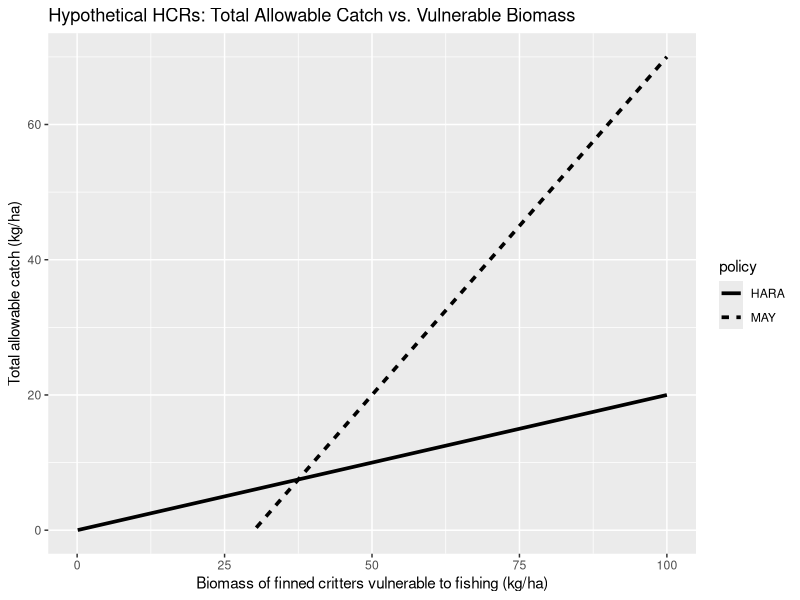
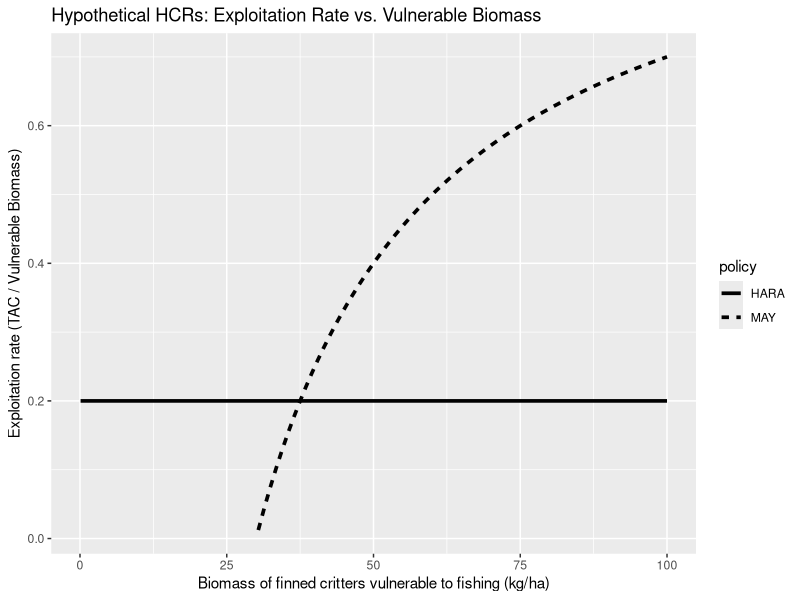
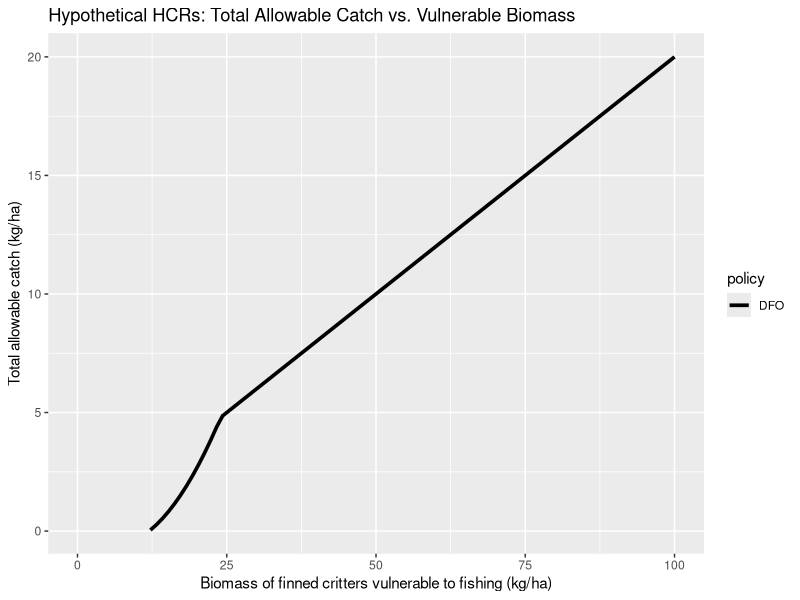
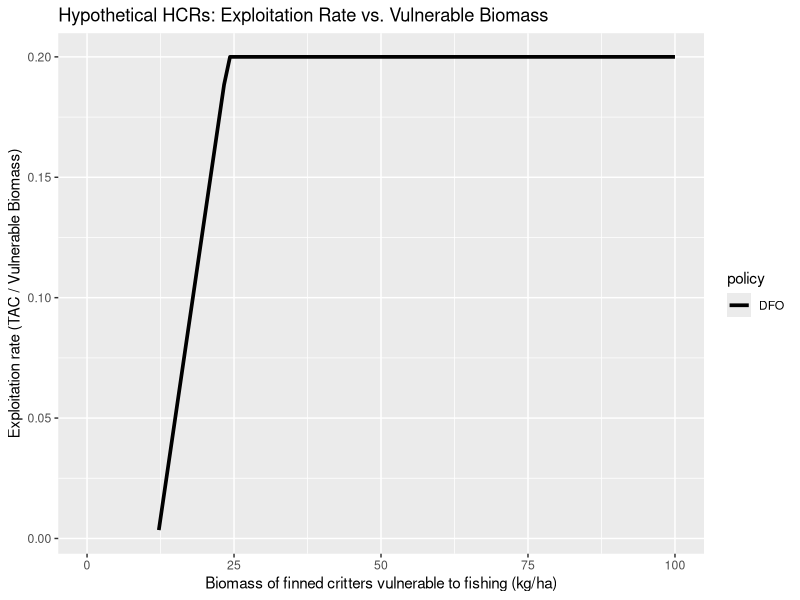
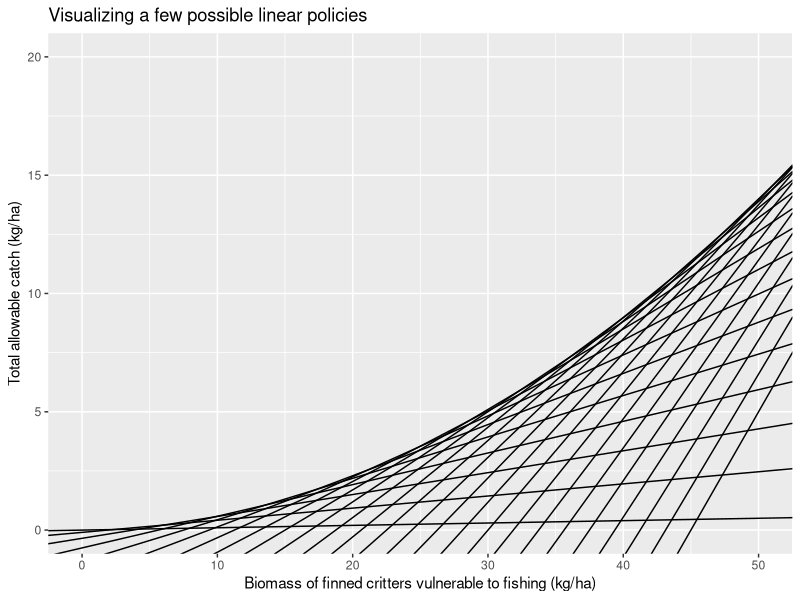
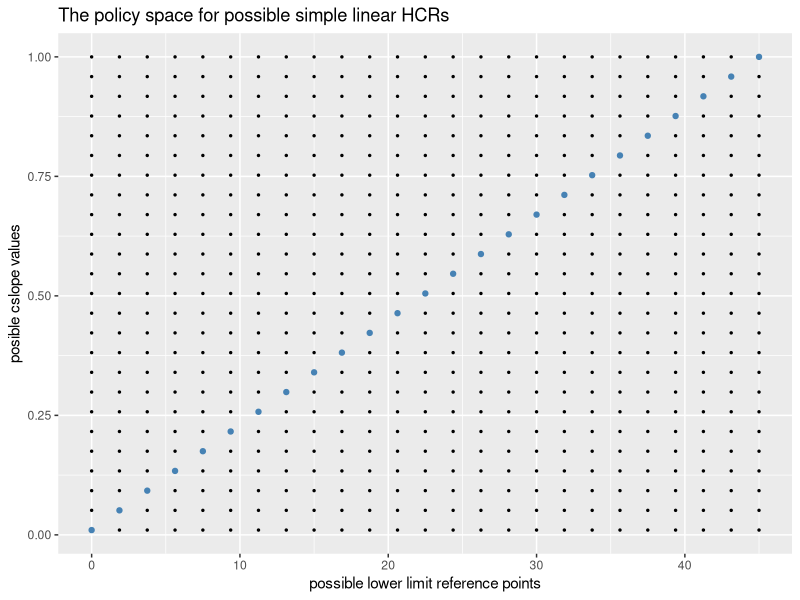
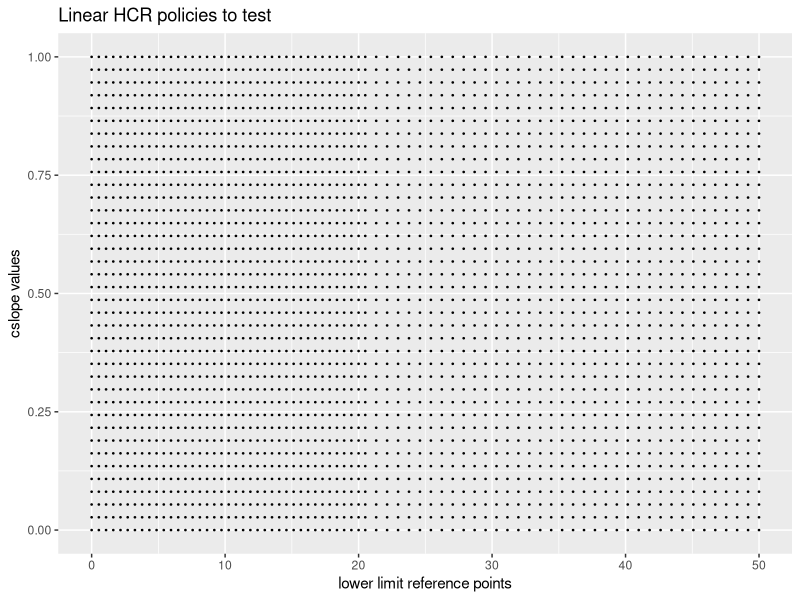
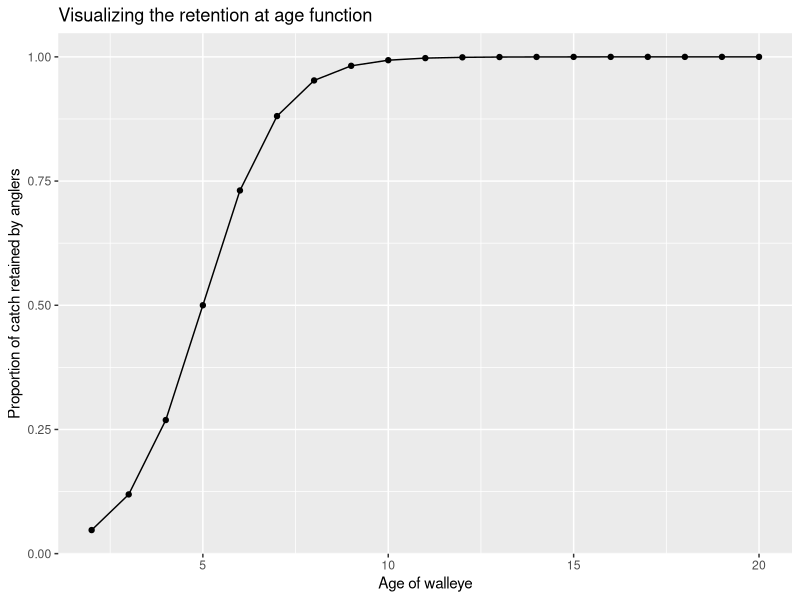

The R script that drew these images, in order:
## ---- chunk 1
# packages
library(tidyverse)
## ---- chunk 2
vB <- seq(from=0.1, to =100, length.out = 100) # biomass vulnerable to fishing
b_lrp <- c(0, 30) # lower limit reference point
c_slopes <- c(0.2, 1) # slope of harvest control rule

TAC_HARA <-  c_slopes[1] * (vB - b_lrp[1]) # total allowable catch HARA 
U_HARA <- TAC_HARA / vB # exploitation rate HARA

TAC_MAY <-  c_slopes[2] * (vB - b_lrp[2])
TAC_MAY[which(TAC_MAY < 0 )] <- NA # Set negative values to NA (don't harvest below blrp)
U_MAY <- TAC_MAY / vB 

# make a big data frame
data_HARA <- data.frame(vB, TAC = TAC_HARA,  U = U_HARA, policy = "HARA")
data_MAY <- data.frame(vB, TAC = TAC_MAY,  U = U_MAY, policy = "MAY")
data <- rbind(data_HARA, data_MAY)

data %>%
  ggplot(aes(x=vB, y = TAC, group = policy))+
  geom_line(aes(linetype = policy), lwd = 1.25) +
  ylab("Total allowable catch (kg/ha)") + 
  xlab("Biomass of finned critters vulnerable to fishing (kg/ha)") + 
  ggtitle("Hypothetical HCRs: Total Allowable Catch vs. Vulnerable Biomass")

## ---- chunk 3

data %>%
  ggplot(aes(x=vB, y = U, group = policy))+
  geom_line(aes(linetype = policy), lwd = 1.25) +
  ylab("Exploitation rate (TAC / Vulnerable Biomass)") + 
  xlab("Biomass of finned critters vulnerable to fishing (kg/ha)") + 
  ggtitle("Hypothetical HCRs: Exploitation Rate vs. Vulnerable Biomass")
## ---- chunk 4

U_MSY <- 0.2 
B_MSY <- 30
b_lrp <- 0.4*B_MSY
u_lrp <- 0.8*B_MSY

U_DFO <- U_MSY * (vB - b_lrp) / (u_lrp - b_lrp)
U_DFO[which(U_DFO < 0 )] <- NA # Set negative values to NA 
U_DFO[which(U_DFO > U_MSY)] <- U_MSY # Set negative values to NA 

# calculate the TAC as U*vB
data_DFO <- data.frame(vB, TAC = U_DFO*vB,  U = U_DFO, policy = "DFO")
data <- rbind(data, data_DFO)
## ---- chunk 5
data %>%
  filter(policy == "DFO") %>%
  ggplot(aes(x=vB, y = TAC, group = policy))+
  geom_line(aes(linetype = policy), lwd = 1.25) +
  ylab("Total allowable catch (kg/ha)") + 
  xlab("Biomass of finned critters vulnerable to fishing (kg/ha)") + 
  ggtitle("Hypothetical HCRs: Total Allowable Catch vs. Vulnerable Biomass")

## ---- chunk 6

data %>%
  filter(policy == "DFO") %>%
  ggplot(aes(x=vB, y = U, group = policy))+
  geom_line(aes(linetype = policy), lwd = 1.25) +
  ylab("Exploitation rate (TAC / Vulnerable Biomass)") + 
  xlab("Biomass of finned critters vulnerable to fishing (kg/ha)") + 
  ggtitle("Hypothetical HCRs: Exploitation Rate vs. Vulnerable Biomass")

## ---- chunk 7
b_lrp <- seq(from = 0, to = 45, length.out = 25) # lower limit reference point
c_slopes <- seq(from=0.01, to = 1.0, length.out = length(b_lrp)) # slope of hcr

# solve c_slopes*(vb-b_lrp) for vb = 0 
yints <- -b_lrp*c_slopes

my_lines <- data.frame(yints, b_lrp, c_slopes)
my_lines$policy <- as.factor(1:nrow(my_lines))
my_lines$vB <- seq(from = 0, to = 100, length.out = nrow(my_lines))
my_lines$TAC <- seq(from=0, to = 60, length.out = nrow(my_lines))

my_lines %>%
  ggplot(aes(x=vB, y = TAC))+
  geom_abline(mapping = aes(intercept = yints, slope = c_slopes,
              group = policy))  + 
  scale_x_continuous(limits = c(0, 50)) + 
  scale_y_continuous(limits = c(0, 20)) +
  ylab("Total allowable catch (kg/ha)") + 
  xlab("Biomass of finned critters vulnerable to fishing (kg/ha)") + 
  ggtitle("Visualizing a few possible linear policies")  
## ---- chunk 8
# get all combinations of blrp, cslope
my_grid <- expand.grid(b_lrp = b_lrp, c_slope = c_slopes)

my_grid %>%
  ggplot(aes(x = b_lrp, y = c_slope)) + 
  geom_point(size=0.5) + 
  geom_point(data = my_lines, aes(x = b_lrp, y = c_slopes), 
             colour = "steelblue") + 
  xlab("possible lower limit reference points") + 
  ylab("posible cslope values") + 
  ggtitle("The policy space for possible simple linear HCRs")

# blue points identify the subset of policies from the previous line plot
# black points are additional policies that weren't plotted on the previous plot
## ---- chunk 9
grid_size = 75
bmin_max_value <- 50 #let's just pick this to show what's happening
c_slope_seq <- seq(from = 0.0, to = 1.0, length.out = round(grid_size / 2))
bmin_seq_low <- seq(from = 0, to = 20, length.out = round(grid_size / 2))
bmin_seq_high <- seq(from = 20.5, to = bmin_max_value, 
                     length.out = grid_size - length(bmin_seq_low))
bmin_seq <- c(bmin_seq_low, bmin_seq_high)
# get all combinations of blrp, cslope
my_grid <- expand.grid(b_lrp = bmin_seq, c_slope = c_slope_seq)

my_grid %>%
  ggplot(aes(x = b_lrp, y = c_slope)) + 
  geom_point(size=0.25) + 
  xlab("lower limit reference points") + 
  ylab("cslope values") + 
  ggtitle("Linear HCR policies to test")

## ---- chunk 10

ages <- 2:20
ah_ret <- 5
sd_ret <- 1
ret_a <- 1 / (1 + exp(-(ages - ah_ret) / sd_ret)) 

data <- data.frame(ages, ret_a)

data %>%
  ggplot(aes(x=ages, y=ret_a))+
  geom_point() + 
  geom_line() + 
  ylab("Proportion of catch retained by anglers")+
  xlab("Age of walleye") + 
  ggtitle("Visualizing the retention at age function")

